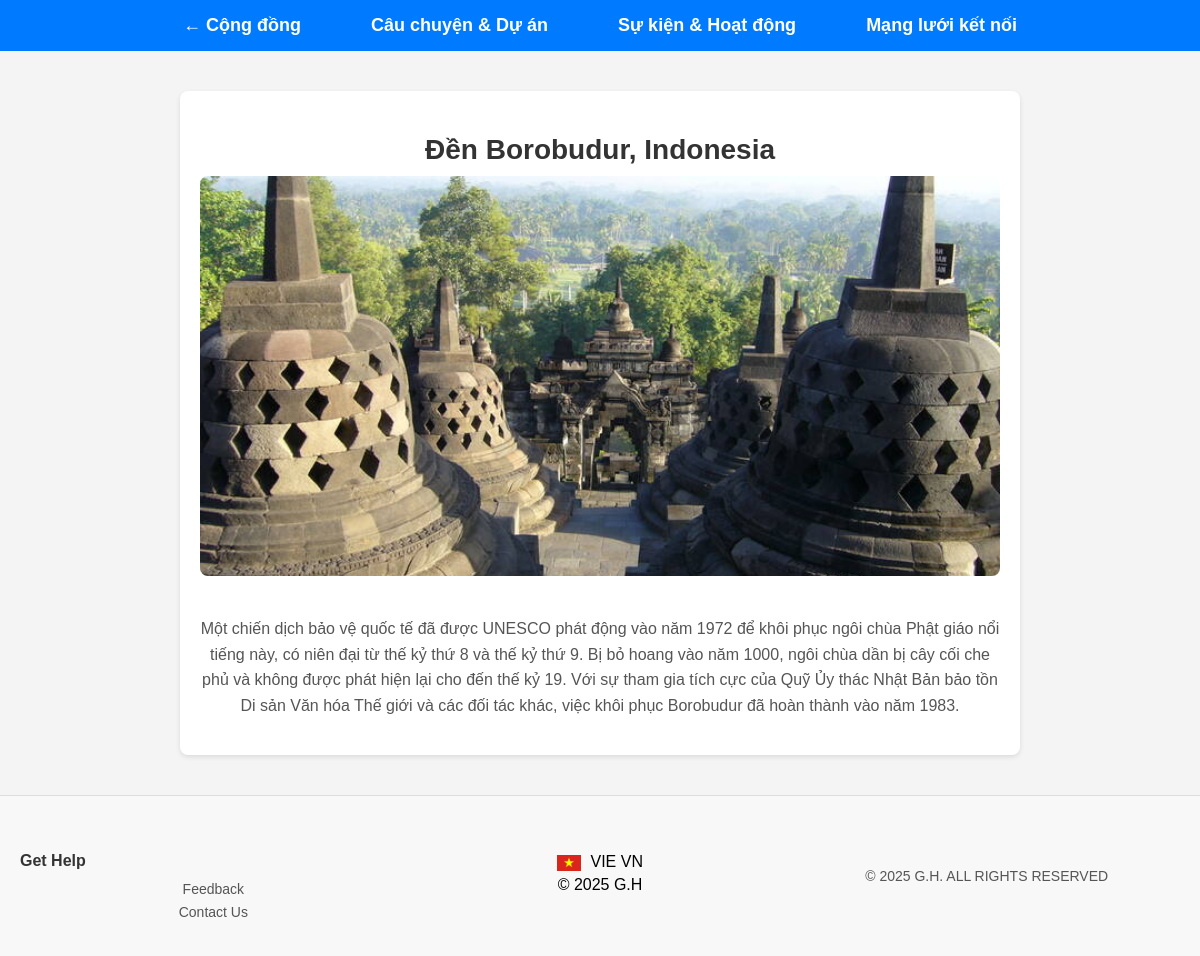
/pages/congdong/success_detail.php?id=3&type=success, run on the app's committed database.
### tables this page shows
CREATE TABLE `success_stories` (
  `id` int(11) NOT NULL,
  `title` varchar(255) NOT NULL,
  `description` text NOT NULL,
  `image_success` varchar(255) DEFAULT NULL
);

### pages/congdong/success_detail.php (the view, shortened to what this page needs)
<?php
$conn = new mysqli("localhost", "root", "", "global");
$id = isset($_GET['id']) ? (int)$_GET['id'] : 0;
$stmt = $conn->prepare("SELECT id, title, description, image_success FROM success_stories WHERE id = ?");
$stmt->bind_param("i", $id);
$stmt->execute();
$result = $stmt->get_result();
$success_stories = $result->fetch_assoc();
$image_success = file_exists("image_success/" . $success_stories['image_success'])
    ? "image_success/" . $success_stories['image_success']
    : "image_success/default.jpg";
?>
<!DOCTYPE html>
<html lang="vi">
<head>
    <link rel="stylesheet" href="stories.css">
</head>
<body>
    <nav class="navbar">
        <ul class="nav-links">
            <li><a href="../congdong.php" class="back-button">← Cộng đồng</a></li>
            <li><a href="stories.php" class="<?= basename($_SERVER['PHP_SELF']) == 'stories.php' ? 'active' : '' ?>">Câu chuyện & Dự án</a></li>
            <li><a href="events.php" class="<?= basename($_SERVER['PHP_SELF']) == 'events.php' ? 'active' : '' ?>">Sự kiện & Hoạt động</a></li>
            <li><a href="network.php" class="<?= basename($_SERVER['PHP_SELF']) == 'network.php' ? 'active' : '' ?>">Mạng lưới kết nối</a></li>
        </ul>
    </nav>
    <section class="detail-container">
        <h1><?php echo htmlspecialchars($success_stories['title']); ?></h1>
        <img src="<?php echo htmlspecialchars($image_success); ?>" alt="<?php echo htmlspecialchars($success_stories['title']); ?>">
        <p><?php echo nl2br(htmlspecialchars($success_stories['description'])); ?></p>
    </section>
    <footer>
        <div class="footer-container">
            <div class="footer-section">
                <h5>Get Help</h5>
                <p><a href="../feedback.php">Feedback</a></p>
                <p><a href="../contact.php">Contact Us</a></p>
            </div>
            <div class="footer-section footer-center">
                <div>
                    <img src="./image_path/VN_Flag.webp" alt="Vietnam Flag" />
                    <span>VIE VN</span>
                </div>
                <p>© 2025 G.H</p>
            </div>
            <div class="footer-section footer-right">
                <p>© 2025 G.H. ALL RIGHTS RESERVED</p>
            </div>
        </div>
    </footer>
</body>
</html>

### pages/congdong/stories.css (style rules this page uses)
body { font-family: Arial, sans-serif; background-color: #f4f4f4; display: flex; flex-direction: column; align-items: center; margin: 0; padding: 0; }
a { text-decoration: none; }
h1, p { text-align: center; max-width: 900px; }
html { scroll-behavior: smooth; }
.back-button { margin: 20px; text-align: center; }

### pages/congdong/success_detail.php (style rules this page uses)
body { font-family: Arial, sans-serif; background-color: #f4f4f4; margin: 0; padding: 0; }
.navbar { display: flex; justify-content: center; align-items: center; background: #007bff; color: white; padding: 15px 20px; width: 100%; position: sticky; top: 0; z-index: 1000; }
.nav-links { list-style: none; margin: 0; padding: 0; display: flex; }
.nav-links li a { color: white; font-size: 18px; font-weight: bold; margin: 0 20px; padding: 10px 15px; text-decoration: none; }
.back-button { color: #007bff; padding: 10px 15px; border-radius: 5px; text-decoration: none; font-weight: bold; }
.detail-container { max-width: 800px; margin: 40px auto; background: white; padding: 20px; border-radius: 8px; box-shadow: 0 2px 5px rgba(0,0,0,0.1); }
.detail-container h1 { font-size: 28px; color: #333; margin-bottom: 10px; }
.detail-container img { width: 100%; max-height: 400px; object-fit: cover; border-radius: 8px; margin-bottom: 20px; }
.detail-container p { font-size: 16px; line-height: 1.6; color: #555; }
footer { background-color: #f8f8f8; padding: 20px 0; font-family: Arial, sans-serif; border-top: 1px solid #ddd; width: 100%; }
.footer-container { display: flex; justify-content: space-between; align-items: center; padding: 0 20px; margin: 0 auto; flex-wrap: wrap; }
.footer-section { flex: 1; min-width: 200px; margin: 10px 0; }
.footer-section h5 { margin-bottom: 10px; font-size: 16px; color: #333; }
.footer-section p { margin: 5px 0; }
.footer-section a { text-decoration: none; color: #555; font-size: 14px; }
.footer-center { text-align: center; }
.footer-center img { width: 24px; vertical-align: middle; margin-right: 5px; }
.footer-right { text-align: right; font-size: 14px; color: #555; }

### data on the page
success_stories: title "Đền Borobudur, Indonesia", image_success (picture), description "Một chiến dịch bảo vệ quốc tế đã được UNESCO phát động vào năm 1972 để khôi phục ngôi chùa Phật giáo nổi tiếng này, có niên đại từ thế kỷ thứ 8 và thế kỷ thứ 9. Bị bỏ hoang vào năm 1000, ngôi chùa dần bị cây cối che phủ và không được phát hiện lại cho đến thế kỷ 19. Với sự tham gia tích cực của Quỹ Ủy thác Nhật Bản bảo tồn Di sản Văn hóa Thế giới và các đối tác khác, việc khôi phục Borobudur đã hoàn thành vào năm 1983."
